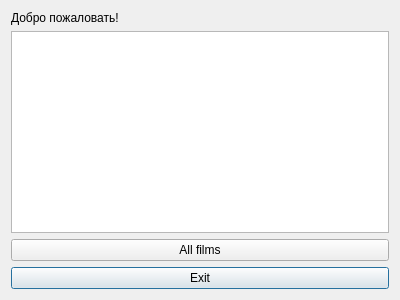
<?xml version="1.0" encoding="UTF-8"?>
<ui version="4.0">
 <class>SecondPage</class>
 <widget class="QDialog" name="SecondPage">
  <property name="geometry">
   <rect>
    <x>0</x>
    <y>0</y>
    <width>400</width>
    <height>300</height>
   </rect>
  </property>
  <property name="windowTitle">
   <string>Dialog</string>
  </property>
  <layout class="QGridLayout" name="gridLayout">
   <item row="3" column="0">
    <widget class="QPushButton" name="exit">
     <property name="text">
      <string>Exit</string>
     </property>
    </widget>
   </item>
   <item row="1" column="0">
    <widget class="QTableView" name="tableView"/>
   </item>
   <item row="0" column="0">
    <widget class="QLabel" name="label">
     <property name="text">
      <string>Добро пожаловать!</string>
     </property>
    </widget>
   </item>
   <item row="2" column="0">
    <widget class="QPushButton" name="pushButton">
     <property name="text">
      <string>All films</string>
     </property>
    </widget>
   </item>
  </layout>
 </widget>
 <resources/>
 <connections/>
</ui>
